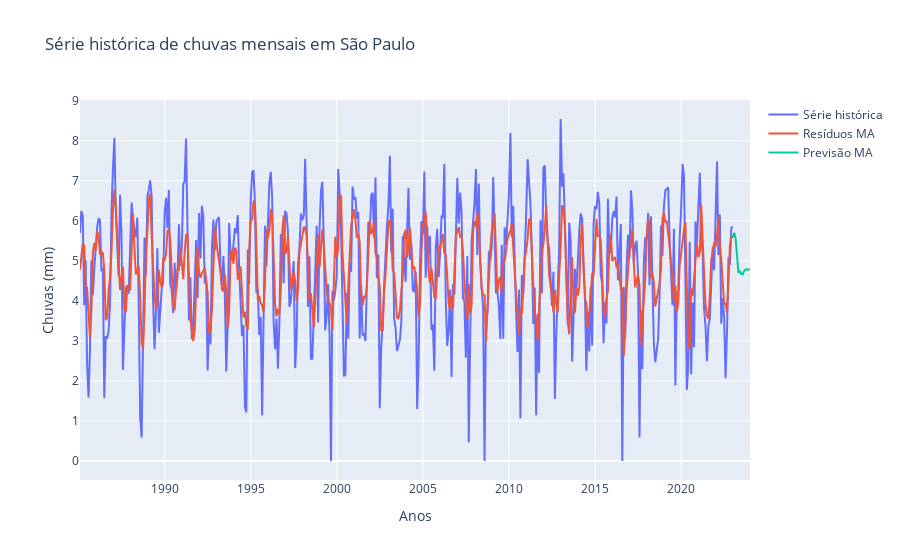

The notebook cell this image was saved under:
### Markdown cell above
### Previsão

### Code cell
resultado_ma.fittedvalues
previsao_ma = resultado_ma.predict(start=455, end=467)

fig = go.Figure()
fig.add_trace(go.Scatter(x=serie_n.index, y=serie_n.values,
                    mode='lines',
                    name='Série histórica'))
fig.add_trace(go.Scatter(x=serie_n.index, y=_,
                    mode='lines',
                    name='Resíduos MA'))
fig.add_trace(go.Scatter(x=previsao_ma.index, y=previsao_ma,
                    mode='lines',
                    name='Previsão MA'))
fig.update_layout(title='Série histórica de chuvas mensais em São Paulo',
                    xaxis_title='Anos',
                    yaxis_title='Chuvas (mm)')
fig.show()

### Figure 1 — Plotly figure (JSON) as saved in the notebook; plotly's stock layout.template omitted (floating-point values rounded to 4 significant figures; data arrays with more than 128 entries replaced by an {"elided": "..."} marker saying what was removed)
{"data": [{"mode": "lines", "name": "Série histórica", "type": "scatter", "x": {"elided": "456 str values"}, "y": {"elided": "456 float values"}}, {"mode": "lines", "name": "Resíduos MA", "type": "scatter", "x": {"elided": "456 str values"}, "y": {"elided": "456 float values"}}, {"mode": "lines", "name": "Previsão MA", "type": "scatter", "x": ["2022-12-31T00:00:00", "2023-01-31T00:00:00", "2023-02-28T00:00:00", "2023-03-31T00:00:00", "2023-04-30T00:00:00", "2023-05-31T00:00:00", "2023-06-30T00:00:00", "2023-07-31T00:00:00", "2023-08-31T00:00:00", "2023-09-30T00:00:00", "2023-10-31T00:00:00", "2023-11-30T00:00:00", "2023-12-31T00:00:00"], "y": [5.579, 5.702, 5.56, 5.019, 4.699, 4.734, 4.675, 4.664, 4.749, 4.781, 4.781, 4.781, 4.781]}], "layout": {"title": {"text": "Série histórica de chuvas mensais em São Paulo"}, "xaxis": {"title": {"text": "Anos"}}, "yaxis": {"title": {"text": "Chuvas (mm)"}}}}
